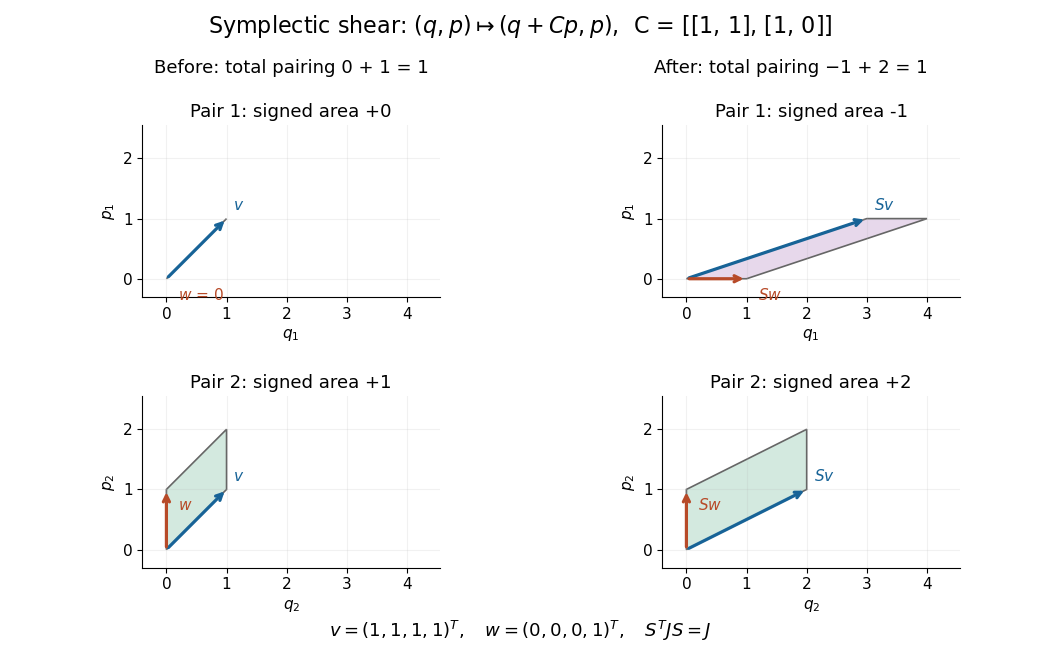

Here is the Python script that generated this plot:
"""Draw the active symplectic shear; output the matching PNG in the CWD.

Tested with Python 3.14, matplotlib 3.10.7, numpy 2.3.5.
Run from _media with MPLBACKEND=Agg MPLCONFIGDIR=/tmp/codex-wiki-matplotlib.
"""
from pathlib import Path

import matplotlib.pyplot as plt
from matplotlib.patches import Polygon
import numpy as np


def main():
    plt.rcParams.update({"font.size": 11, "axes.titlesize": 13})
    identity = np.eye(2, dtype=int)
    zero = np.zeros((2, 2), dtype=int)
    c = np.array([[1, 1], [1, 0]])
    s = np.block([[identity, c], [zero, identity]])
    j = np.block([[zero, identity], [-identity, zero]])
    v, w = np.array([1, 1, 1, 1]), np.array([0, 0, 0, 1])
    assert np.array_equal(s.T @ j @ s, j)
    assert v @ j @ w == (s @ v) @ j @ (s @ w) == 1
    fig, axes = plt.subplots(2, 2, figsize=(10.4, 6.6))
    fig.set_facecolor("white")
    for col, (x, y, names) in enumerate([(v, w, ("$v$", "$w$")),
                                         (s @ v, s @ w, ("$Sv$", "$Sw$"))]):
        areas = []
        for row in range(2):
            ax = axes[row, col]
            a, b = x[[row, row + 2]], y[[row, row + 2]]
            area = int(a[0] * b[1] - a[1] * b[0])
            areas.append(area)
            ax.add_patch(Polygon([np.zeros(2), a, a + b, b],
                                 facecolor="#e7d8eb" if area < 0 else "#d3e9df",
                                 edgecolor="#666666", linewidth=1.2))
            for z, color, name, offset in [(a, "#176397", names[0], (5, 6)),
                                           (b, "#b74a28", names[1], (8, -15))]:
                if np.any(z):
                    ax.annotate("", z, (0, 0), arrowprops={"arrowstyle": "->", "color": color, "lw": 2.3})
                ax.annotate(name + (" = 0" if not np.any(z) else ""), z,
                            xytext=offset, textcoords="offset points", color=color)
            ax.set(xlim=(-.4, 4.55), ylim=(-.3, 2.55), aspect="equal",
                   xlabel=rf"$q_{row + 1}$", ylabel=rf"$p_{row + 1}$",
                   title=f"Pair {row + 1}: signed area {area:+d}")
            ax.set_xticks(range(5)); ax.set_yticks(range(3))
            ax.grid(alpha=.17)
            ax.spines[["top", "right"]].set_visible(False)
        assert areas == ([0, 1] if col == 0 else [-1, 2])
    fig.suptitle(r"Symplectic shear: $(q,p)\mapsto(q+Cp,p)$,  C = [[1, 1], [1, 0]]",
                 fontsize=16, y=.98)
    fig.text(.28, .89, "Before: total pairing 0 + 1 = 1", ha="center", fontsize=13)
    fig.text(.76, .89, "After: total pairing −1 + 2 = 1", ha="center", fontsize=13)
    fig.text(.5, .035, r"$v=(1,1,1,1)^T,\quad w=(0,0,0,1)^T,\quad S^TJS=J$", ha="center", fontsize=13)
    fig.subplots_adjust(left=.08, right=.98, bottom=.14, top=.81, wspace=.25, hspace=.58)
    fig.savefig(Path(Path(__file__).stem + ".png"), dpi=100, facecolor="white", transparent=False)
    plt.close(fig)


if __name__ == "__main__":
    main()
